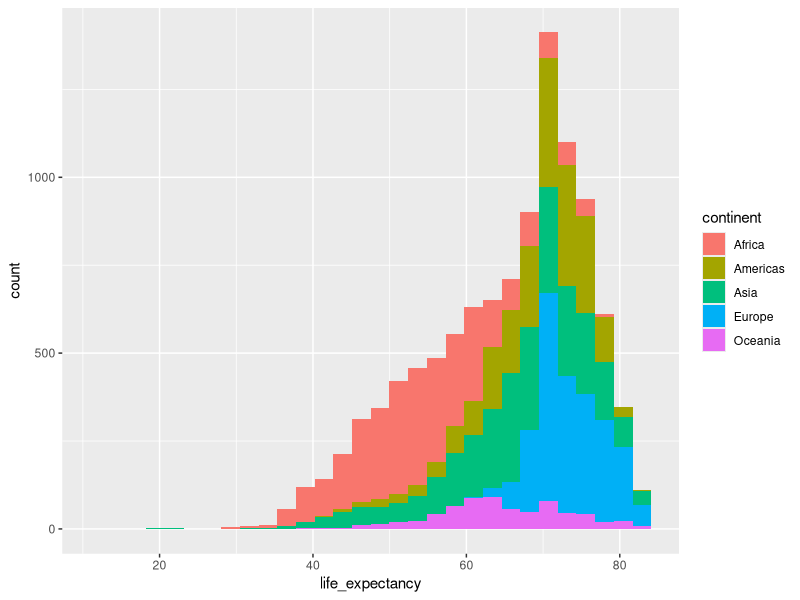
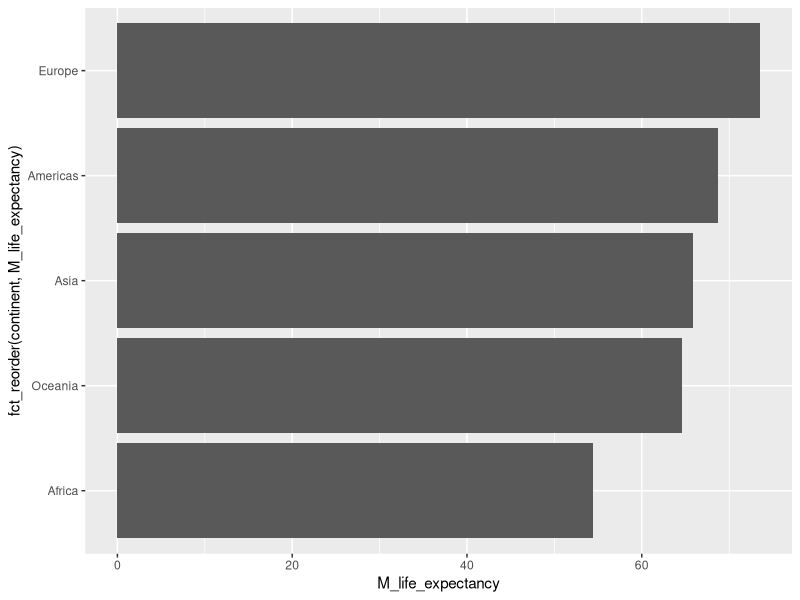

Here is the R script that generated these plots, in order:
## ---- chunk 1
library(tidyverse)
library(dslabs)
## ---- chunk 2
#Using gapminder, calculate the average life expectancy in Africa 
## - fix three mistakes per line

gapminder %>% filter(continent == "Africa") %>%
  summarise(mean(life_expectancy, na.rm = TRUE))
## ---- chunk 3
#Calculate the gdp_per_capita for each line in gapminder - fix two mistakes (closely related)
#(if you have modified the dataset above, run rm(gapminder) to get the original dataset from dslabs back)

#Either
gapminder <- gapminder %>% mutate(gdp_per_capita = gdp/population)
#Or
gapminder$gdp_per_capita <- gapminder$gdp/gapminder$population
## ---- chunk 4
#Calculate the average fertility per continent and the number of rows included in that calculation - three mistakes
gapminder %>% group_by(continent) %>% summarise(mean_fertility = mean(fertility, na.rm = TRUE), n_rows = n())
## ---- chunk 5
#Using olive dataset
#Calculate a new variable that shows the combined share of linoleic and linolenic acid - fix one mistake

olive <- olive %>% mutate(tot_lino = linoleic + linolenic)
## ---- chunk 6
#Create a histogram of life_expectancy in gapminder, with the bars filled in different colours to indicate the continent - four mistakes
ggplot(gapminder, aes(life_expectancy, fill = continent)) + geom_histogram()
## ---- chunk 7
#Show life expectancy per continent in a bar chart sorted from smallest to largest - two mistakes
gapminder %>% group_by(continent) %>% summarise(M_life_expectancy = mean(life_expectancy, na.rm = TRUE)) %>% ggplot(aes(x=fct_reorder(continent, M_life_expectancy), y=M_life_expectancy)) + geom_col() + coord_flip()

#Additional task: turn the chart above from vertical into horizontal bars (that is generally a good idea when your labels are not very short)
## ---- chunk 8
#Test whether there is a significant relationship between infant_mortality and fertility in Asia - one mistake per line
#Challenge, but not necessary: get this fixed by changing only 1-2 letters per line. For the first, you would first need to load the magrittr package

gapminder %>% filter(continent == "Asia") %>% lm(infant_mortality ~ fertility, .)

library(magrittr)
gapminder %>% filter(continent == "Asia") %$% cor.test(infant_mortality, fertility)
## ---- chunk 9
#In the temp_carbon dataset, test whether the ocean_anomaly and the land_anomaly variables form a consistent scale (note that Cronbach's alpha is not necessarily the best measure for two-item scales, but let's ignore that for now) - two mistakes
temp_carbon %>% select(land_anomaly, ocean_anomaly) %>% psych::alpha()
## ---- chunk 10
#Find a way to only show `raw_alpha` rather than all the output - the more focused you can be in your exam output, the better, since that will allow the reader to focus on your message

#Either
library(magrittr)
temp_carbon %>%
  select(land_anomaly, ocean_anomaly) %>%
  psych::alpha() %>%
  extract2("total") %>%
  extract("raw_alpha")

#Or
scale_info <- temp_carbon %>%
  select(land_anomaly, ocean_anomaly) %>%
  psych::alpha()

#str(scale_info)

scale_info[["total"]]["raw_alpha"]
## ---- chunk 11
#Check whether there was a significant difference between YouGov and ICM results in their Brexit polls (`brexit_polls` dataset) - two mistakes
brexit_polls %>%
  filter(pollster %in% c("YouGov", "ICM")) %>%
  t.test(spread ~ pollster, .)
